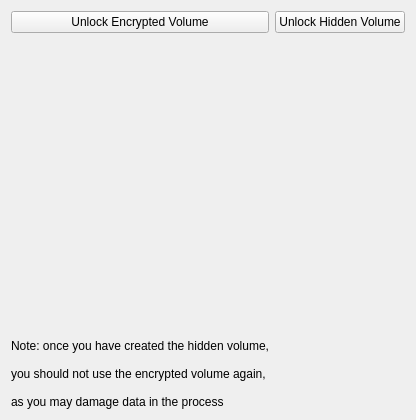
      <widget class="QWidget" name="tab_7">
       <attribute name="title">
        <string>Storage</string>
       </attribute>
       <layout class="QGridLayout" name="gridLayout_7">
        <item row="0" column="0">
         <widget class="QPushButton" name="btn_dial_EV">
          <property name="sizePolicy">
           <sizepolicy hsizetype="Minimum" vsizetype="Minimum">
            <horstretch>0</horstretch>
            <verstretch>0</verstretch>
           </sizepolicy>
          </property>
          <property name="styleSheet">
           <string notr="true">#upLeft { background-color: transparent; border-image: url(:/images/new/icon_safe.svg); background: none; border: none; background-repeat: none; }</string>
          </property>
          <property name="text">
           <string>Unlock Encrypted Volume</string>
          </property>
          <property name="icon">
           <iconset resource="resources.qrc">
            <normaloff>:/images/new/icon_harddrive.svg</normaloff>:/images/new/icon_harddrive.svg</iconset>
          </property>
         </widget>
        </item>
        <item row="0" column="1">
         <widget class="QPushButton" name="btn_dial_HV">
          <property name="sizePolicy">
           <sizepolicy hsizetype="Minimum" vsizetype="Minimum">
            <horstretch>0</horstretch>
            <verstretch>0</verstretch>
           </sizepolicy>
          </property>
          <property name="styleSheet">
           <string notr="true">#upLeft { background-color: transparent; border-image: url(:/images/new/icon_safe.svg); background: none; border: none; background-repeat: none; }</string>
          </property>
          <property name="text">
           <string>Unlock Hidden Volume</string>
          </property>
          <property name="icon">
           <iconset resource="resources.qrc">
            <normaloff>:/images/new/icon_harddrive.svg</normaloff>:/images/new/icon_harddrive.svg</iconset>
          </property>
         </widget>
        </item>
        <item row="1" column="0">
         <spacer name="verticalSpacer_9">
          <property name="orientation">
           <enum>Qt::Vertical</enum>
          </property>
          <property name="sizeType">
           <enum>QSizePolicy::Fixed</enum>
          </property>
          <property name="sizeHint" stdset="0">
           <size>
            <width>20</width>
            <height>300</height>
           </size>
          </property>
         </spacer>
        </item>
        <item row="2" column="0">
         <widget class="QLabel" name="label_9">
          <property name="text">
           <string>Note: once you have created the hidden volume,

you should not use the encrypted volume again, 

as you may damage data in the process</string>
          </property>
         </widget>
        </item>
       </layout>
      </widget>
